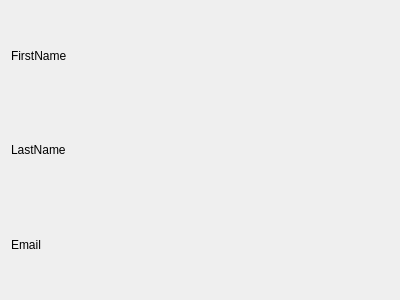
<?xml version="1.0" encoding="UTF-8"?>
<ui version="4.0">
 <class>TeamMember</class>
 <widget class="QWidget" name="TeamMember">
  <property name="geometry">
   <rect>
    <x>0</x>
    <y>0</y>
    <width>400</width>
    <height>300</height>
   </rect>
  </property>
  <property name="windowTitle">
   <string>Form</string>
  </property>
  <layout class="QVBoxLayout" name="verticalLayout">
   <item>
    <widget class="QLabel" name="firstNameLabel">
     <property name="text">
      <string>FirstName</string>
     </property>
    </widget>
   </item>
   <item>
    <widget class="QLabel" name="lastNameLabel">
     <property name="text">
      <string>LastName</string>
     </property>
    </widget>
   </item>
   <item>
    <widget class="QLabel" name="emailLabel">
     <property name="text">
      <string>Email</string>
     </property>
    </widget>
   </item>
  </layout>
 </widget>
 <resources/>
 <connections/>
</ui>
